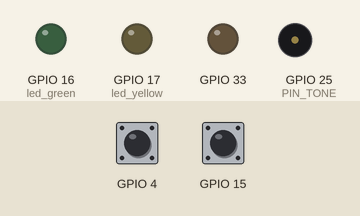
A sketch run on a simulated ESP32. Shown: output pins drawn as LEDs (lit = HIGH), buzzer (waves = sounding). Inputs (shaded band) come from the test bench; at power-on: GPIO 4 HIGH, GPIO 15 HIGH.

Above: at 1.2 s.
1.3 s: GPIO 4 pulled LOW for 0.15 s
At 1.52 s:
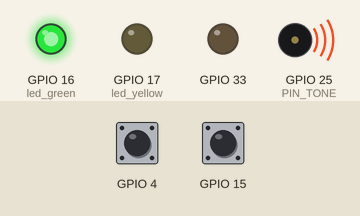
3.3 s: GPIO 15 pulled LOW for 0.15 s
At 3.52 s:
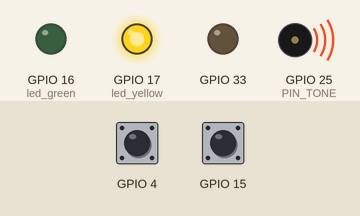
5.3 s: GPIO 15 pulled LOW for 3.2 s
At 7.1 s:
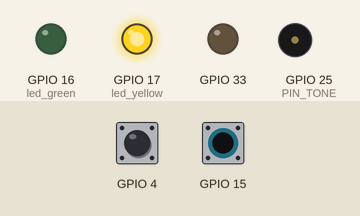
10.0 s: GPIO 4 pulled LOW for 3.2 s
At 11.8 s:
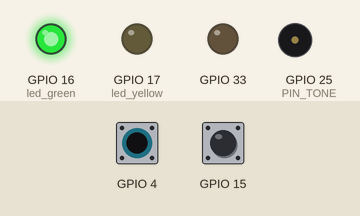
14.7 s: GPIO 4 driven LOW and GPIO 15 driven LOW
At 17.0 s:
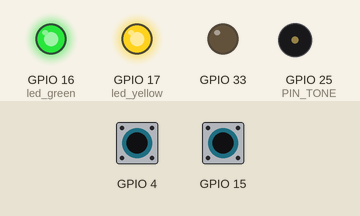
Timing chart, 0 to 18.5 s (numbered marks = the images above; inputs shaded):
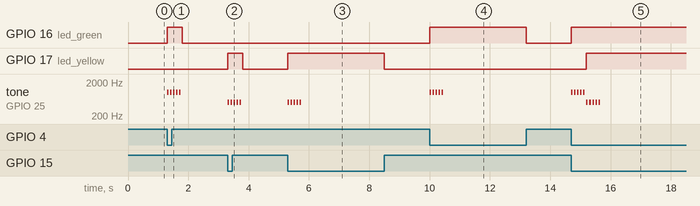

The sketch:

Touch_Buttons.ino
```cpp
const int led_yellow = 17;
const int led_green = 16;
int threshold = 30;

int touch_previousUP = 0;
int touch_previousDOWN = 0;

void setup() {
  #define PIN_TONE 25
  pinMode(PIN_TONE,OUTPUT);
  #define CHANNEL 5
  ledcSetup(CHANNEL, 5000, 8);
  ledcAttachPin(PIN_TONE, CHANNEL);
  ledcWrite(CHANNEL, 0); //duty Cycle de 0
  Serial.begin(115200);
  pinMode(led_yellow,OUTPUT);
  pinMode(led_green,OUTPUT);
  pinMode(33,OUTPUT);
}

void loop() {
  int touchUP = touchRead(T0);
  int touchUP2 = touchRead(T0);
  // digitalizing value for better response:
  if(touchUP < threshold)
    touchUP = 1;
  else
    touchUP= 0;
  if(touchUP2 < threshold)
    touchUP2 = 1;
  else
    touchUP2= 0;

  if(touchUP == 1 && touchUP2 == 1 && touch_previousUP == 0)
  {
    digitalWrite(led_green,HIGH);
    for(int i = 0; i < 5; i++)
    {
      ledcWriteTone(5, 1000);
      delay(50);
      ledcWriteTone(5, 0);
      delay(50);
    }
    touch_previousUP = 1;
  }
  else if(touchUP == 0 && touchUP2 == 0 && touch_previousUP == 1)
  {
    digitalWrite(led_green,LOW);
    touch_previousUP = 0;
  }

  int touchDOWN = touchRead(T3);
  int touchDOWN2 = touchRead(T3);
  // digitalizing value for better response:
  if(touchDOWN < threshold)
    touchDOWN = 1;
  else
    touchDOWN= 0;
  if(touchDOWN2 < threshold)
    touchDOWN2 = 1;
  else
    touchDOWN2= 0;

  if(touchDOWN == 1 && touchDOWN2 == 1 && touch_previousDOWN == 0)
  {
    digitalWrite(led_yellow,HIGH);
    for(int i = 0; i < 5; i++)
    {
      ledcWriteTone(5, 500);
      delay(50);
      ledcWriteTone(5, 0);
      delay(50);
    }
    touch_previousDOWN = 1;
  }
  else if(touchDOWN == 0 && touchDOWN2 == 0 && touch_previousDOWN == 1)
  {
    digitalWrite(led_yellow,LOW);
    touch_previousDOWN = 0;
  }
}
```

Measured:
- after the input at 1.3 s, GPIO 16 (led_green): LOW → HIGH at once, → LOW 0.50 s later; tone on GPIO 25 (PIN_TONE): alternates 1000 Hz for 0.05 s and silent for 0.05 s, 10 changes in all, then stays silent, starting at once
- after the input at 3.3 s, GPIO 17 (led_yellow): LOW → HIGH at once, → LOW 0.50 s later; tone on GPIO 25 (PIN_TONE): alternates 500 Hz for 0.05 s and silent for 0.05 s, 10 changes in all, then stays silent, starting at once
- after the input at 5.3 s, GPIO 17 (led_yellow): LOW → HIGH at once, → LOW 3.2 s later; tone on GPIO 25 (PIN_TONE): alternates 500 Hz for 0.05 s and silent for 0.05 s, 10 changes in all, then stays silent, starting at once
- after the input at 10.0 s, GPIO 16 (led_green): LOW → HIGH at once, → LOW 3.2 s later; tone on GPIO 25 (PIN_TONE): alternates 1000 Hz for 0.05 s and silent for 0.05 s, 10 changes in all, then stays silent, starting at once
- after the input at 14.7 s, GPIO 16 (led_green): LOW → HIGH at once; GPIO 17 (led_yellow): LOW → HIGH after 0.50 s; tone on GPIO 25 (PIN_TONE): plays 1000 Hz for 0.05 s, 1000 Hz for 0.05 s, 1000 Hz for 0.05 s, 1000 Hz for 0.05 s, 1000 Hz for 0.05 s, 500 Hz for 0.05 s … (10 notes in this stretch), starting at once
